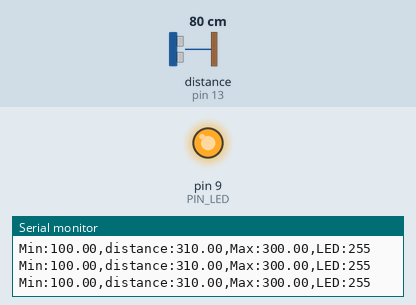
A sketch run on a simulated Arduino Uno, built with avr-gcc and run on an emulated ATmega328P. On the bench: output pins drawn as LEDs (lit = HIGH), the last lines printed to the serial monitor. Wiring (inferred from the names in the program): ultrasonic range finder: trigger pin 12; echo pin 13. Inputs (shaded band) come from the test bench; at power-on: distance to the obstacle (sensor on pin 13) 80 cm. The echo pulse lasts 58.3 µs per cm; pins used as bus, display or sensor lines are not drawn.

Above: at 1.2 s.
1.3 s: distance to the obstacle (sensor on pin 13) set to 18 cm
At 2.6 s:
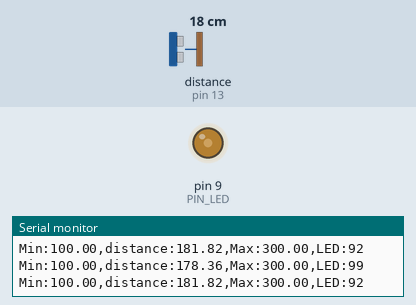
4.3 s: distance to the obstacle (sensor on pin 13) set to 2 cm
Timing chart, 0 to 7.3 s (numbered marks = the images above; inputs shaded):
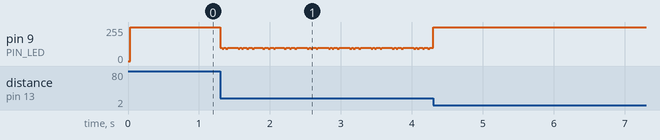

The sketch:

08_example_2.ino
```cpp
// Arduino pin assignment
#define PIN_LED  9
#define PIN_TRIG 12   // sonar sensor TRIGGER
#define PIN_ECHO 13   // sonar sensor ECHO

// configurable parameters
#define SND_VEL 346.0     // sound velocity at 24 celsius degree (unit: m/sec)
#define INTERVAL 25      // sampling interval (unit: msec)
#define PULSE_DURATION 10 // ultra-sound Pulse Duration (unit: usec)
#define _DIST_MIN 100.0   // minimum distance to be measaured (unit: mm)
#define _DIST_MAX 300.0   // maximum distance to be measured (unit: mm)

#define TIMEOUT ((INTERVAL / 2) * 1000.0) // maximum echo waiting time (unit: usec)
#define SCALE (0.001 * 0.5 * SND_VEL) // coefficent to convert duration to distance

unsigned long last_sampling_time;   // unit: msec

void setup() {
  // initialize GPIO pins
  pinMode(PIN_LED, OUTPUT);
  pinMode(PIN_TRIG, OUTPUT);  // sonar TRIGGER
  pinMode(PIN_ECHO, INPUT);   // sonar ECHO
  digitalWrite(PIN_TRIG, LOW);  // turn-off Sonar

  // initialize serial port
  Serial.begin(57600);
}

void loop() {
  float distance;
  int light;
  // 다음 샘플링 시간까지 기다립니다
  // millis()는 프로그램이 시작된 이후의 밀리초 수를 반환합니다
  if (millis() < (last_sampling_time + INTERVAL))
    return;

  distance = USS_measure(PIN_TRIG, PIN_ECHO); // read distance

  if (distance <= 100) {
      distance = _DIST_MIN - 10.0;     // Set Higher Value
      light = 255;
  }else if(distance <= 200){
       light = 255 - int((distance - 100) * (255 / 100));
  }
  else if (distance <= 300){
      light = int((distance - 200) * (255 / 100));
  }
  else if (distance <= 0.0 || distance >= 300.0){
    distance = _DIST_MAX + 10.0;
    light = 255;
  }
  else {
    light = 255;
  }
  analogWrite(PIN_LED, light);


  // 직렬 포트까지의 거리를 출력
  Serial.print("Min:");        Serial.print(_DIST_MIN);
  Serial.print(",distance:");  Serial.print(distance);
  Serial.print(",Max:");       Serial.print(_DIST_MAX);
  Serial.print(",LED:");       Serial.print(light);
  Serial.println("");

  // 마지막 샘플링 시간 업데이트
  last_sampling_time += INTERVAL;
}

// USS로부터 거리 판독을 받으세요. 반환 값은 밀리미터 단위입니다.
float USS_measure(int TRIG, int ECHO)
{
  digitalWrite(TRIG, HIGH);
  delayMicroseconds(PULSE_DURATION);
  digitalWrite(TRIG, LOW);

  return pulseIn(ECHO, HIGH, TIMEOUT) * SCALE; // unit: mm
}
```
